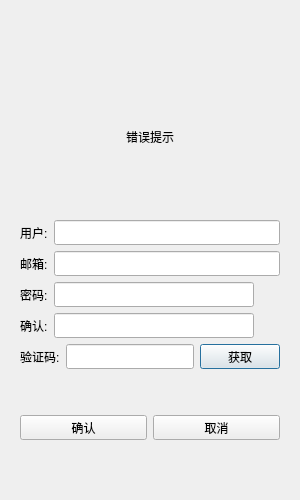
<?xml version="1.0" encoding="UTF-8"?>
<ui version="4.0">
 <class>RegisterDialog</class>
 <widget class="QDialog" name="RegisterDialog">
  <property name="geometry">
   <rect>
    <x>0</x>
    <y>0</y>
    <width>300</width>
    <height>500</height>
   </rect>
  </property>
  <property name="minimumSize">
   <size>
    <width>300</width>
    <height>500</height>
   </size>
  </property>
  <property name="maximumSize">
   <size>
    <width>300</width>
    <height>500</height>
   </size>
  </property>
  <property name="windowTitle">
   <string>Dialog</string>
  </property>
  <layout class="QVBoxLayout" name="verticalLayout_2">
   <item>
    <layout class="QVBoxLayout" name="verticalLayout">
     <item>
      <widget class="QStackedWidget" name="stackedWidget">
       <property name="currentIndex">
        <number>0</number>
       </property>
       <widget class="QWidget" name="page">
        <layout class="QVBoxLayout" name="verticalLayout_3">
         <item>
          <spacer name="verticalSpacer">
           <property name="orientation">
            <enum>Qt::Orientation::Vertical</enum>
           </property>
           <property name="sizeType">
            <enum>QSizePolicy::Policy::Fixed</enum>
           </property>
           <property name="sizeHint" stdset="0">
            <size>
             <width>20</width>
             <height>40</height>
            </size>
           </property>
          </spacer>
         </item>
         <item>
          <widget class="QWidget" name="widget" native="true">
           <layout class="QVBoxLayout" name="verticalLayout_4">
            <item>
             <widget class="QLabel" name="err_tip">
              <property name="text">
               <string>错误提示</string>
              </property>
              <property name="alignment">
               <set>Qt::AlignmentFlag::AlignCenter</set>
              </property>
             </widget>
            </item>
           </layout>
          </widget>
         </item>
         <item>
          <layout class="QHBoxLayout" name="horizontalLayout_8">
           <item>
            <widget class="QLabel" name="user_label">
             <property name="minimumSize">
              <size>
               <width>0</width>
               <height>24</height>
              </size>
             </property>
             <property name="maximumSize">
              <size>
               <width>16777215</width>
               <height>25</height>
              </size>
             </property>
             <property name="text">
              <string>用户:</string>
             </property>
            </widget>
           </item>
           <item>
            <widget class="QLineEdit" name="user_edit">
             <property name="minimumSize">
              <size>
               <width>0</width>
               <height>25</height>
              </size>
             </property>
             <property name="maximumSize">
              <size>
               <width>16777215</width>
               <height>25</height>
              </size>
             </property>
            </widget>
           </item>
          </layout>
         </item>
         <item>
          <layout class="QHBoxLayout" name="horizontalLayout_9">
           <item>
            <widget class="QLabel" name="email_label">
             <property name="minimumSize">
              <size>
               <width>0</width>
               <height>25</height>
              </size>
             </property>
             <property name="maximumSize">
              <size>
               <width>16777215</width>
               <height>25</height>
              </size>
             </property>
             <property name="text">
              <string>邮箱:</string>
             </property>
            </widget>
           </item>
           <item>
            <widget class="QLineEdit" name="email_edit">
             <property name="minimumSize">
              <size>
               <width>0</width>
               <height>25</height>
              </size>
             </property>
             <property name="maximumSize">
              <size>
               <width>16777215</width>
               <height>25</height>
              </size>
             </property>
            </widget>
           </item>
          </layout>
         </item>
         <item>
          <layout class="QHBoxLayout" name="horizontalLayout_10">
           <item>
            <widget class="QLabel" name="pass_label">
             <property name="minimumSize">
              <size>
               <width>0</width>
               <height>25</height>
              </size>
             </property>
             <property name="maximumSize">
              <size>
               <width>16777215</width>
               <height>25</height>
              </size>
             </property>
             <property name="text">
              <string>密码:</string>
             </property>
            </widget>
           </item>
           <item>
            <widget class="QLineEdit" name="pass_edit">
             <property name="minimumSize">
              <size>
               <width>0</width>
               <height>25</height>
              </size>
             </property>
             <property name="maximumSize">
              <size>
               <width>16777215</width>
               <height>25</height>
              </size>
             </property>
            </widget>
           </item>
           <item>
            <widget class="ClickedLabel" name="pass_visible">
             <property name="minimumSize">
              <size>
               <width>20</width>
               <height>20</height>
              </size>
             </property>
             <property name="maximumSize">
              <size>
               <width>20</width>
               <height>20</height>
              </size>
             </property>
             <property name="text">
              <string/>
             </property>
            </widget>
           </item>
          </layout>
         </item>
         <item>
          <layout class="QHBoxLayout" name="horizontalLayout_11">
           <item>
            <widget class="QLabel" name="confirm_label">
             <property name="minimumSize">
              <size>
               <width>0</width>
               <height>25</height>
              </size>
             </property>
             <property name="maximumSize">
              <size>
               <width>16777215</width>
               <height>25</height>
              </size>
             </property>
             <property name="text">
              <string>确认:</string>
             </property>
            </widget>
           </item>
           <item>
            <widget class="QLineEdit" name="confirm_edit">
             <property name="minimumSize">
              <size>
               <width>0</width>
               <height>25</height>
              </size>
             </property>
             <property name="maximumSize">
              <size>
               <width>16777215</width>
               <height>25</height>
              </size>
             </property>
            </widget>
           </item>
           <item>
            <widget class="ClickedLabel" name="confirm_visible">
             <property name="minimumSize">
              <size>
               <width>20</width>
               <height>20</height>
              </size>
             </property>
             <property name="maximumSize">
              <size>
               <width>20</width>
               <height>20</height>
              </size>
             </property>
             <property name="text">
              <string/>
             </property>
            </widget>
           </item>
          </layout>
         </item>
         <item>
          <layout class="QHBoxLayout" name="horizontalLayout_12">
           <item>
            <widget class="QLabel" name="varify_label">
             <property name="minimumSize">
              <size>
               <width>0</width>
               <height>25</height>
              </size>
             </property>
             <property name="maximumSize">
              <size>
               <width>16777215</width>
               <height>25</height>
              </size>
             </property>
             <property name="text">
              <string>验证码:</string>
             </property>
            </widget>
           </item>
           <item>
            <widget class="QLineEdit" name="varify_edit">
             <property name="minimumSize">
              <size>
               <width>0</width>
               <height>25</height>
              </size>
             </property>
             <property name="maximumSize">
              <size>
               <width>16777215</width>
               <height>25</height>
              </size>
             </property>
            </widget>
           </item>
           <item>
            <widget class="TimerBtn" name="get_code">
             <property name="minimumSize">
              <size>
               <width>0</width>
               <height>25</height>
              </size>
             </property>
             <property name="maximumSize">
              <size>
               <width>16777215</width>
               <height>25</height>
              </size>
             </property>
             <property name="text">
              <string>获取</string>
             </property>
            </widget>
           </item>
          </layout>
         </item>
         <item>
          <spacer name="verticalSpacer_2">
           <property name="orientation">
            <enum>Qt::Orientation::Vertical</enum>
           </property>
           <property name="sizeType">
            <enum>QSizePolicy::Policy::Fixed</enum>
           </property>
           <property name="sizeHint" stdset="0">
            <size>
             <width>20</width>
             <height>40</height>
            </size>
           </property>
          </spacer>
         </item>
         <item>
          <layout class="QHBoxLayout" name="horizontalLayout_13">
           <item>
            <widget class="QPushButton" name="sure_btn">
             <property name="minimumSize">
              <size>
               <width>0</width>
               <height>25</height>
              </size>
             </property>
             <property name="maximumSize">
              <size>
               <width>16777215</width>
               <height>25</height>
              </size>
             </property>
             <property name="text">
              <string>确认</string>
             </property>
            </widget>
           </item>
           <item>
            <widget class="QPushButton" name="concel_btn">
             <property name="minimumSize">
              <size>
               <width>0</width>
               <height>25</height>
              </size>
             </property>
             <property name="maximumSize">
              <size>
               <width>16777215</width>
               <height>25</height>
              </size>
             </property>
             <property name="text">
              <string>取消</string>
             </property>
            </widget>
           </item>
          </layout>
         </item>
         <item>
          <spacer name="verticalSpacer_3">
           <property name="orientation">
            <enum>Qt::Orientation::Vertical</enum>
           </property>
           <property name="sizeType">
            <enum>QSizePolicy::Policy::Fixed</enum>
           </property>
           <property name="sizeHint" stdset="0">
            <size>
             <width>20</width>
             <height>40</height>
            </size>
           </property>
          </spacer>
         </item>
        </layout>
       </widget>
       <widget class="QWidget" name="page_2">
        <layout class="QVBoxLayout" name="verticalLayout_5">
         <item>
          <spacer name="verticalSpacer_4">
           <property name="orientation">
            <enum>Qt::Orientation::Vertical</enum>
           </property>
           <property name="sizeHint" stdset="0">
            <size>
             <width>20</width>
             <height>40</height>
            </size>
           </property>
          </spacer>
         </item>
         <item>
          <widget class="QLabel" name="tip_lb">
           <property name="text">
            <string>注册成功！5秒后返回登陆</string>
           </property>
           <property name="alignment">
            <set>Qt::AlignmentFlag::AlignCenter</set>
           </property>
          </widget>
         </item>
         <item>
          <widget class="QLabel" name="tip2_lb">
           <property name="text">
            <string>可点击返回按钮返回登陆页面</string>
           </property>
           <property name="alignment">
            <set>Qt::AlignmentFlag::AlignCenter</set>
           </property>
          </widget>
         </item>
         <item>
          <spacer name="verticalSpacer_5">
           <property name="orientation">
            <enum>Qt::Orientation::Vertical</enum>
           </property>
           <property name="sizeHint" stdset="0">
            <size>
             <width>20</width>
             <height>40</height>
            </size>
           </property>
          </spacer>
         </item>
         <item>
          <widget class="QWidget" name="widget_2" native="true">
           <layout class="QHBoxLayout" name="horizontalLayout">
            <item>
             <spacer name="horizontalSpacer">
              <property name="orientation">
               <enum>Qt::Orientation::Horizontal</enum>
              </property>
              <property name="sizeHint" stdset="0">
               <size>
                <width>40</width>
                <height>20</height>
               </size>
              </property>
             </spacer>
            </item>
            <item>
             <widget class="QPushButton" name="return_btn">
              <property name="minimumSize">
               <size>
                <width>0</width>
                <height>25</height>
               </size>
              </property>
              <property name="maximumSize">
               <size>
                <width>16777215</width>
                <height>25</height>
               </size>
              </property>
              <property name="text">
               <string>返回登陆</string>
              </property>
             </widget>
            </item>
            <item>
             <spacer name="horizontalSpacer_2">
              <property name="orientation">
               <enum>Qt::Orientation::Horizontal</enum>
              </property>
              <property name="sizeHint" stdset="0">
               <size>
                <width>40</width>
                <height>20</height>
               </size>
              </property>
             </spacer>
            </item>
           </layout>
          </widget>
         </item>
         <item>
          <spacer name="verticalSpacer_6">
           <property name="orientation">
            <enum>Qt::Orientation::Vertical</enum>
           </property>
           <property name="sizeHint" stdset="0">
            <size>
             <width>20</width>
             <height>40</height>
            </size>
           </property>
          </spacer>
         </item>
        </layout>
       </widget>
      </widget>
     </item>
    </layout>
   </item>
  </layout>
 </widget>
 <customwidgets>
  <customwidget>
   <class>TimerBtn</class>
   <extends>QPushButton</extends>
   <header>timerbtn.h</header>
  </customwidget>
  <customwidget>
   <class>ClickedLabel</class>
   <extends>QLabel</extends>
   <header>clickedlabel.h</header>
  </customwidget>
 </customwidgets>
 <resources/>
 <connections/>
</ui>
